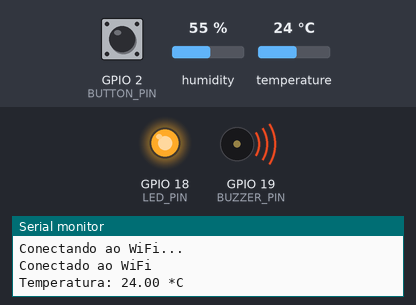
This sketch was run on a simulated ESP32. Parts: output pins drawn as LEDs (lit = HIGH), buzzer (waves = sounding), the last lines printed to the serial monitor. The inputs (shaded band) are chosen by the test bench; at power-on: GPIO 2 (BUTTON_PIN) HIGH, humidity 55 %, temperature 24 °C. WiFi joins after 1.5 s; servers stay silent unless stated; uploads are accepted with an empty reply.

Above: at 3.2 s.
3.3 s: GPIO 2 (BUTTON_PIN) pulled LOW for 1 s
At 6.0 s:
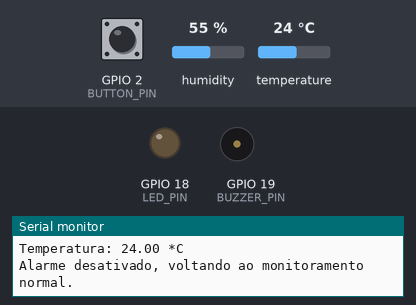
6.7 s: GPIO 2 (BUTTON_PIN) pulled LOW for 3.2 s
At 12.6 s:
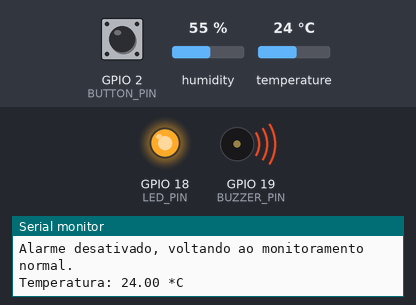
Timing chart, 0 to 14.1 s (numbered marks = the images above; inputs shaded):
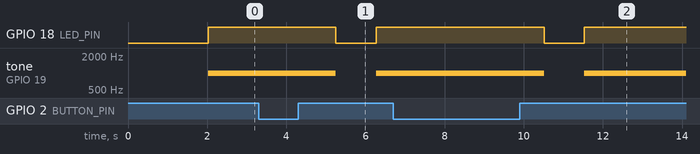

The sketch:

detector-de-incendio.ino
```cpp
#include <WiFi.h>
#include <HTTPClient.h>
#include <Adafruit_Sensor.h>
#include <DHT.h>

#define DHT_PIN 4
#define DHT_TYPE DHT11
#define BUZZER_PIN 19
#define BUTTON_PIN 2
#define LED_PIN 18

DHT dht(DHT_PIN, DHT_TYPE);

const char* ssid = "REDE";
const char* password = "SENHA";

const char* twilioAccountSid = "TWILIO-ACCOUNT-ID";
const char* twilioAuthToken = "TWILIO-AUTH-TOKEN";
const char* twilioPhoneNumber = "+YOUR-TWILIO-PHONE-NUMBER";
const char* destinationPhoneNumber = "+YOUR-DESTINATION-NUMBER";

bool alarmTriggered = false;
bool buttonPressed = false;

void sendSMS(const char* message) {
  if (WiFi.status() == WL_CONNECTED) {
    HTTPClient http;
    String url = "https://api.twilio.com/2010-04-01/Accounts/" + String(twilioAccountSid) + "/Messages.json";
    String data = "To=" + String(destinationPhoneNumber) + "&From=" + String(twilioPhoneNumber) + "&Body=" + String(message);

    http.begin(url);
    http.setAuthorization(twilioAccountSid, twilioAuthToken);
    http.addHeader("Content-Type", "application/x-www-form-urlencoded");

    int httpResponseCode = http.POST(data);
    if (httpResponseCode > 0) {
      String response = http.getString();
      Serial.println(response);
    } else {
      Serial.print("Erro ao enviar SMS, código: ");
      Serial.println(httpResponseCode);
    }
    http.end();
  } else {
    Serial.println("Erro na conexão WiFi");
  }
}

void setup() {
  Serial.begin(115200);

  pinMode(BUZZER_PIN, OUTPUT);
  pinMode(BUTTON_PIN, INPUT_PULLUP);
  pinMode(LED_PIN, OUTPUT);

  dht.begin();

  WiFi.begin(ssid, password);
  while (WiFi.status() != WL_CONNECTED) {
    delay(1000);
    Serial.println("Conectando ao WiFi...");
  }
  Serial.println("Conectado ao WiFi");
}

void loop() {
  float temperatureC = dht.readTemperature();

  if (isnan(temperatureC)) {
    Serial.println("Falha na leitura do sensor DHT11!");
    return;
  }

  Serial.print("Temperatura: ");
  Serial.print(temperatureC);
  Serial.println(" *C");

  if (temperatureC > 20.0 && !alarmTriggered) {
    alarmTriggered = true;
    digitalWrite(LED_PIN, HIGH);
    tone(BUZZER_PIN, 1000);
    sendSMS("Alerta de Incêndio: Temperatura elevada detectada!");
  }

  if (digitalRead(BUTTON_PIN) == LOW && !buttonPressed) {
    buttonPressed = true;
  }

  if (digitalRead(BUTTON_PIN) == HIGH && buttonPressed) {
    buttonPressed = false;
    alarmTriggered = false;
    digitalWrite(LED_PIN, LOW);
    noTone(BUZZER_PIN);
    Serial.println("Alarme desativado, voltando ao monitoramento normal.");
  }

  delay(1000);
}
```

Measured:
- after the input at 3.3 s, GPIO 18 (LED_PIN): HIGH → LOW after 1.9 s, → HIGH 1.0 s later; tone on GPIO 19 (BUZZER_PIN): 1000 Hz → silent after 1.9 s, → 1000 Hz 1.0 s later
- after the input at 6.7 s, GPIO 18 (LED_PIN): HIGH → LOW after 3.8 s, → HIGH 1.0 s later; tone on GPIO 19 (BUZZER_PIN): 1000 Hz → silent after 3.8 s, → 1000 Hz 1.0 s later
